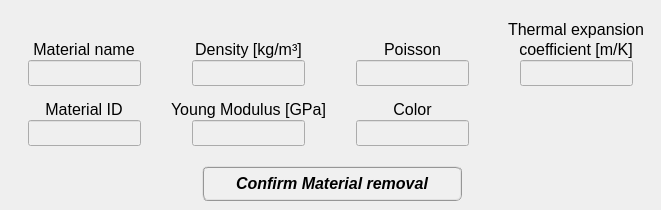
    <widget class="QWidget" name="tab_remove_material">
     <attribute name="title">
      <string>Delete</string>
     </attribute>
     <widget class="QPushButton" name="pushButton_confirm_material_removal">
      <property name="enabled">
       <bool>true</bool>
      </property>
      <property name="geometry">
       <rect>
        <x>202</x>
        <y>166</y>
        <width>260</width>
        <height>35</height>
       </rect>
      </property>
      <property name="minimumSize">
       <size>
        <width>260</width>
        <height>35</height>
       </size>
      </property>
      <property name="maximumSize">
       <size>
        <width>260</width>
        <height>35</height>
       </size>
      </property>
      <property name="font">
       <font>
        <family>Arial</family>
        <pointsize>12</pointsize>
        <weight>75</weight>
        <italic>true</italic>
        <bold>true</bold>
       </font>
      </property>
      <property name="cursor">
       <cursorShape>ArrowCursor</cursorShape>
      </property>
      <property name="layoutDirection">
       <enum>Qt::LeftToRight</enum>
      </property>
      <property name="autoFillBackground">
       <bool>false</bool>
      </property>
      <property name="styleSheet">
       <string notr="true">QPushButton{border-radius: 6px; border-color: rgb(150, 150, 150); border-style: ridge; border-width: 2px; color: rgb(0, 0, 0); background-color: rgb(240, 240, 240); font: 75 italic bold 12pt &quot;Arial&quot;}
QPushButton:hover{border-radius: 6px; border-color: rgb(0, 170, 255); border-style: ridge; border-width: 2px; color: rgb(0, 0, 0); background-color: rgba(174, 213, 255, 100); font: 75 italic bold 12pt &quot;Arial&quot;}
QPushButton:pressed{border-radius: 6px; border-color: rgb(0, 170, 255); border-style: ridge; border-width: 3px; color: rgb(0, 0, 0); background-color: rgb(174, 213, 255); font: 75 italic bold 12pt &quot;Arial&quot;}</string>
      </property>
      <property name="text">
       <string>Confirm Material removal</string>
      </property>
      <property name="shortcut">
       <string>Shift+A</string>
      </property>
      <property name="checkable">
       <bool>false</bool>
      </property>
      <property name="autoDefault">
       <bool>true</bool>
      </property>
      <property name="default">
       <bool>false</bool>
      </property>
      <property name="flat">
       <bool>false</bool>
      </property>
     </widget>
     <widget class="QLabel" name="thermal_expansion_label_3">
      <property name="geometry">
       <rect>
        <x>500</x>
        <y>20</y>
        <width>152</width>
        <height>20</height>
       </rect>
      </property>
      <property name="styleSheet">
       <string notr="true"/>
      </property>
      <property name="text">
       <string>&lt;html&gt;&lt;head/&gt;&lt;body&gt;&lt;p align=&quot;center&quot;&gt;&lt;span style=&quot; font-size:12pt; font-style:normal;&quot;&gt;Thermal expansion&lt;/span&gt;&lt;/p&gt;&lt;/body&gt;&lt;/html&gt;</string>
      </property>
     </widget>
     <widget class="QLineEdit" name="lineEdit_color_remove">
      <property name="enabled">
       <bool>false</bool>
      </property>
      <property name="geometry">
       <rect>
        <x>356</x>
        <y>120</y>
        <width>113</width>
        <height>26</height>
       </rect>
      </property>
      <property name="minimumSize">
       <size>
        <width>113</width>
        <height>26</height>
       </size>
      </property>
      <property name="maximumSize">
       <size>
        <width>113</width>
        <height>26</height>
       </size>
      </property>
      <property name="font">
       <font>
        <family>Arial</family>
        <pointsize>11</pointsize>
        <weight>75</weight>
        <italic>false</italic>
        <bold>true</bold>
       </font>
      </property>
      <property name="alignment">
       <set>Qt::AlignCenter</set>
      </property>
     </widget>
     <widget class="QLineEdit" name="lineEdit_poisson_remove">
      <property name="enabled">
       <bool>false</bool>
      </property>
      <property name="geometry">
       <rect>
        <x>356</x>
        <y>60</y>
        <width>113</width>
        <height>26</height>
       </rect>
      </property>
      <property name="minimumSize">
       <size>
        <width>113</width>
        <height>26</height>
       </size>
      </property>
      <property name="maximumSize">
       <size>
        <width>113</width>
        <height>26</height>
       </size>
      </property>
      <property name="font">
       <font>
        <family>Arial</family>
        <pointsize>11</pointsize>
        <weight>75</weight>
        <italic>false</italic>
        <bold>true</bold>
       </font>
      </property>
      <property name="alignment">
       <set>Qt::AlignCenter</set>
      </property>
     </widget>
     <widget class="QLabel" name="coefficient_mK_3">
      <property name="geometry">
       <rect>
        <x>500</x>
        <y>40</y>
        <width>152</width>
        <height>20</height>
       </rect>
      </property>
      <property name="styleSheet">
       <string notr="true"/>
      </property>
      <property name="text">
       <string>&lt;html&gt;&lt;head/&gt;&lt;body&gt;&lt;p align=&quot;center&quot;&gt;&lt;span style=&quot; font-size:12pt; font-style:normal;&quot;&gt;coefficient [m/K]&lt;/span&gt;&lt;/p&gt;&lt;/body&gt;&lt;/html&gt;</string>
      </property>
     </widget>
     <widget class="QLineEdit" name="lineEdit_id_remove">
      <property name="enabled">
       <bool>false</bool>
      </property>
      <property name="geometry">
       <rect>
        <x>28</x>
        <y>120</y>
        <width>113</width>
        <height>26</height>
       </rect>
      </property>
      <property name="minimumSize">
       <size>
        <width>113</width>
        <height>26</height>
       </size>
      </property>
      <property name="maximumSize">
       <size>
        <width>113</width>
        <height>26</height>
       </size>
      </property>
      <property name="font">
       <font>
        <family>Arial</family>
        <pointsize>11</pointsize>
        <weight>75</weight>
        <italic>false</italic>
        <bold>true</bold>
       </font>
      </property>
      <property name="alignment">
       <set>Qt::AlignCenter</set>
      </property>
     </widget>
     <widget class="QLineEdit" name="lineEdit_name_remove">
      <property name="enabled">
       <bool>false</bool>
      </property>
      <property name="geometry">
       <rect>
        <x>28</x>
        <y>60</y>
        <width>113</width>
        <height>26</height>
       </rect>
      </property>
      <property name="minimumSize">
       <size>
        <width>113</width>
        <height>26</height>
       </size>
      </property>
      <property name="maximumSize">
       <size>
        <width>113</width>
        <height>26</height>
       </size>
      </property>
      <property name="font">
       <font>
        <family>Arial</family>
        <pointsize>11</pointsize>
        <weight>75</weight>
        <italic>false</italic>
        <bold>true</bold>
       </font>
      </property>
      <property name="alignment">
       <set>Qt::AlignCenter</set>
      </property>
     </widget>
     <widget class="QLabel" name="density_label_3">
      <property name="geometry">
       <rect>
        <x>174</x>
        <y>40</y>
        <width>149</width>
        <height>20</height>
       </rect>
      </property>
      <property name="styleSheet">
       <string notr="true"/>
      </property>
      <property name="text">
       <string>&lt;html&gt;&lt;head/&gt;&lt;body&gt;&lt;p align=&quot;center&quot;&gt;&lt;span style=&quot; font-size:12pt; font-style:normal;&quot;&gt;Density [kg/m³]&lt;/span&gt;&lt;/p&gt;&lt;/body&gt;&lt;/html&gt;</string>
      </property>
     </widget>
     <widget class="QLineEdit" name="lineEdit_density_remove">
      <property name="enabled">
       <bool>false</bool>
      </property>
      <property name="geometry">
       <rect>
        <x>192</x>
        <y>60</y>
        <width>113</width>
        <height>26</height>
       </rect>
      </property>
      <property name="minimumSize">
       <size>
        <width>113</width>
        <height>26</height>
       </size>
      </property>
      <property name="maximumSize">
       <size>
        <width>113</width>
        <height>26</height>
       </size>
      </property>
      <property name="font">
       <font>
        <family>Arial</family>
        <pointsize>11</pointsize>
        <weight>75</weight>
        <italic>false</italic>
        <bold>true</bold>
       </font>
      </property>
      <property name="alignment">
       <set>Qt::AlignCenter</set>
      </property>
     </widget>
     <widget class="QLineEdit" name="lineEdit_youngModulus_remove">
      <property name="enabled">
       <bool>false</bool>
      </property>
      <property name="geometry">
       <rect>
        <x>192</x>
        <y>120</y>
        <width>113</width>
        <height>26</height>
       </rect>
      </property>
      <property name="minimumSize">
       <size>
        <width>113</width>
        <height>26</height>
       </size>
      </property>
      <property name="maximumSize">
       <size>
        <width>113</width>
        <height>26</height>
       </size>
      </property>
      <property name="font">
       <font>
        <family>Arial</family>
        <pointsize>11</pointsize>
        <weight>75</weight>
        <italic>false</italic>
        <bold>true</bold>
       </font>
      </property>
      <property name="alignment">
       <set>Qt::AlignCenter</set>
      </property>
     </widget>
     <widget class="QLineEdit" name="lineEdit_thermal_expansion_coefficient_remove">
      <property name="enabled">
       <bool>false</bool>
      </property>
      <property name="geometry">
       <rect>
        <x>520</x>
        <y>60</y>
        <width>113</width>
        <height>26</height>
       </rect>
      </property>
      <property name="minimumSize">
       <size>
        <width>113</width>
        <height>26</height>
       </size>
      </property>
      <property name="maximumSize">
       <size>
        <width>113</width>
        <height>26</height>
       </size>
      </property>
      <property name="font">
       <font>
        <family>Arial</family>
        <pointsize>11</pointsize>
        <weight>75</weight>
        <italic>false</italic>
        <bold>true</bold>
       </font>
      </property>
      <property name="alignment">
       <set>Qt::AlignCenter</set>
      </property>
     </widget>
     <widget class="QLabel" name="YoungMod_label_3">
      <property name="geometry">
       <rect>
        <x>162</x>
        <y>100</y>
        <width>173</width>
        <height>20</height>
       </rect>
      </property>
      <property name="font">
       <font>
        <family>Arial</family>
        <pointsize>11</pointsize>
        <weight>50</weight>
        <italic>false</italic>
        <bold>false</bold>
       </font>
      </property>
      <property name="styleSheet">
       <string notr="true"/>
      </property>
      <property name="text">
       <string>&lt;html&gt;&lt;head/&gt;&lt;body&gt;&lt;p align=&quot;center&quot;&gt;&lt;span style=&quot; font-size:12pt;&quot;&gt;Young Modulus [GPa]&lt;/span&gt;&lt;/p&gt;&lt;/body&gt;&lt;/html&gt;</string>
      </property>
     </widget>
     <widget class="QLabel" name="color_label_4">
      <property name="geometry">
       <rect>
        <x>356</x>
        <y>100</y>
        <width>113</width>
        <height>20</height>
       </rect>
      </property>
      <property name="styleSheet">
       <string notr="true"/>
      </property>
      <property name="text">
       <string>&lt;html&gt;&lt;head/&gt;&lt;body&gt;&lt;p align=&quot;center&quot;&gt;&lt;span style=&quot; font-size:12pt;&quot;&gt;Color&lt;/span&gt;&lt;/p&gt;&lt;/body&gt;&lt;/html&gt;</string>
      </property>
     </widget>
     <widget class="QLabel" name="poisson_label_5">
      <property name="geometry">
       <rect>
        <x>378</x>
        <y>40</y>
        <width>69</width>
        <height>20</height>
       </rect>
      </property>
      <property name="styleSheet">
       <string notr="true"/>
      </property>
      <property name="text">
       <string>&lt;html&gt;&lt;head/&gt;&lt;body&gt;&lt;p align=&quot;center&quot;&gt;&lt;span style=&quot; font-size:12pt; font-style:normal;&quot;&gt;Poisson&lt;/span&gt;&lt;/p&gt;&lt;/body&gt;&lt;/html&gt;</string>
      </property>
     </widget>
     <widget class="QLabel" name="ID_label_3">
      <property name="geometry">
       <rect>
        <x>24</x>
        <y>100</y>
        <width>120</width>
        <height>20</height>
       </rect>
      </property>
      <property name="styleSheet">
       <string notr="true"/>
      </property>
      <property name="text">
       <string>&lt;html&gt;&lt;head/&gt;&lt;body&gt;&lt;p align=&quot;center&quot;&gt;&lt;span style=&quot; font-size:12pt; font-style:normal;&quot;&gt;Material ID&lt;/span&gt;&lt;/p&gt;&lt;/body&gt;&lt;/html&gt;</string>
      </property>
     </widget>
     <widget class="QLabel" name="Name_label_3">
      <property name="geometry">
       <rect>
        <x>24</x>
        <y>40</y>
        <width>120</width>
        <height>20</height>
       </rect>
      </property>
      <property name="styleSheet">
       <string notr="true"/>
      </property>
      <property name="text">
       <string>&lt;html&gt;&lt;head/&gt;&lt;body&gt;&lt;p align=&quot;center&quot;&gt;&lt;span style=&quot; font-size:12pt; font-style:normal;&quot;&gt;Material name&lt;/span&gt;&lt;/p&gt;&lt;/body&gt;&lt;/html&gt;</string>
      </property>
     </widget>
    </widget>
